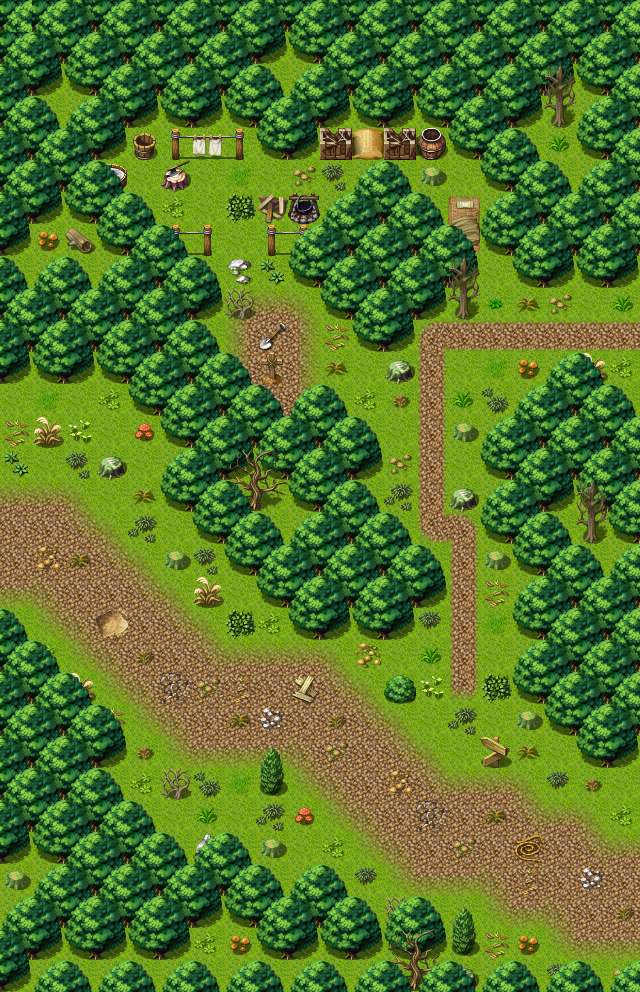

The image is a tile-based game level rendered from a .tmx file. Its description and source (layers, tilesets, objects; grid data summarised) follow:
An orthogonal 20x31 tile map with 32x32 px tiles, 3 tile layers (Ground, Objects, Above), 1 hidden layer not drawn, 17 tilesets and 15 objects (8x spawn, 3x mapchange, 2x sign, script, key).

<map version="1.0" orientation="orthogonal" width="20" height="31" tilewidth="32" tileheight="32">
    <properties>
        <property name="outdoors" value="1" />
    </properties>
    <tileset firstgid="1" name="map_6" tilewidth="32" tileheight="32">
        <image source="../drawable/map_6.png" />
    </tileset>
    <tileset firstgid="65" name="map_0" tilewidth="32" tileheight="32">
        <image source="../drawable/map_0.png" />
    </tileset>
    <tileset firstgid="129" name="map_19" tilewidth="32" tileheight="32">
        <image source="../drawable/map_19.png" />
    </tileset>
    <tileset firstgid="193" name="map_17" tilewidth="32" tileheight="32">
        <image source="../drawable/map_17.png" />
    </tileset>
    <tileset firstgid="257" name="map_5" tilewidth="32" tileheight="32">
        <image source="../drawable/map_5.png" />
    </tileset>
    <tileset firstgid="321" name="map_1" tilewidth="32" tileheight="32">
        <image source="../drawable/map_1.png" />
    </tileset>
    <tileset firstgid="385" name="map_16" tilewidth="32" tileheight="32">
        <image source="../drawable/map_16.png" />
    </tileset>
    <tileset firstgid="449" name="map_4" tilewidth="32" tileheight="32">
        <image source="../drawable/map_4.png" />
    </tileset>
    <tileset firstgid="513" name="map_2" tilewidth="32" tileheight="32">
        <image source="../drawable/map_2.png" />
    </tileset>
    <tileset firstgid="577" name="map_12" tilewidth="32" tileheight="32">
        <image source="../drawable/map_12.png" />
    </tileset>
    <tileset firstgid="641" name="map_10" tilewidth="32" tileheight="32">
        <image source="../drawable/map_10.png" />
    </tileset>
    <tileset firstgid="705" name="map_3" tilewidth="32" tileheight="32">
        <image source="../drawable/map_3.png" />
    </tileset>
    <tileset firstgid="769" name="map_7" tilewidth="32" tileheight="32">
        <image source="../drawable/map_7.png" />
    </tileset>
    <tileset firstgid="833" name="map_27" tilewidth="32" tileheight="32">
        <image source="../drawable/map_27.png" />
    </tileset>
    <tileset firstgid="897" name="map_26" tilewidth="32" tileheight="32">
        <image source="../drawable/map_26.png" />
    </tileset>
    <tileset firstgid="961" name="map_9" tilewidth="32" tileheight="32">
        <image source="../drawable/map_9.png" />
    </tileset>
    <tileset firstgid="1025" name="map_8" tilewidth="32" tileheight="32">
        <image source="../drawable/map_8.png" />
    </tileset>
    <layer name="Ground" width="20" height="31">
        <data>[620 cells, 620 non-empty, 2 distinct tile ids]</data>
    </layer>
    <layer name="Objects" width="20" height="31">
        <data>[620 cells, 534 non-empty, 72 distinct tile ids]</data>
    </layer>
    <layer name="Above" width="20" height="31">
        <data>[620 cells, 65 non-empty, 8 distinct tile ids]</data>
    </layer>
    <layer name="Walkable" width="20" height="31" visible="0">
        <data>[620 cells, 355 non-empty, 1 distinct tile ids]</data>
    </layer>
    <objectgroup name="Mapevents">
        <object name="west" type="mapchange" x="0" y="384" width="32" height="256">
            <properties>
                <property name="map" value="roadbeforecrossroads5" />
                <property name="place" value="east" />
            </properties>
        </object>
        <object name="east1" type="mapchange" x="608" y="768" width="32" height="224">
            <properties>
                <property name="map" value="roadbeforecrossroads7" />
                <property name="place" value="west" />
            </properties>
        </object>
        <object name="east2" type="mapchange" x="608" y="288" width="32" height="128">
            <properties>
                <property name="map" value="waytominingtown0" />
                <property name="place" value="west" />
            </properties>
        </object>
        <object name="sign_rbfcr6" type="sign" x="480" y="736" width="32" height="32" />
        <object name="sign_rbfcr6_grave1" type="sign" x="256" y="320" width="32" height="32" />
        <object name="brv_patrol_check_stop_hero" type="script" x="256" y="640" width="288" height="256">
            <properties>
                <property name="when" value="enter" />
            </properties>
        </object>
    </objectgroup>
    <objectgroup name="Spawn">
        <object name="forestserpent2" type="spawn" x="352" y="288" width="128" height="288">
            <properties>
                <property name="quantity" value="2" />
                <property name="spawngroup" value="forestserpent2" />
            </properties>
        </object>
        <object name="forestfox2" type="spawn" x="384" y="512" width="160" height="192">
            <properties>
                <property name="ignoreAreas" value="true" />
                <property name="quantity" value="2" />
                <property name="spawngroup" value="forestfox2" />
            </properties>
        </object>
        <object name="forestboar3" type="spawn" x="64" y="384" width="160" height="96">
            <properties>
                <property name="spawngroup" value="forestboar3" />
            </properties>
        </object>
        <object name="fox2" type="spawn" x="96" y="768" width="192" height="128">
            <properties>
                <property name="ignoreAreas" value="true" />
                <property name="spawngroup" value="fox2" />
            </properties>
        </object>
        <object name="agthor" type="spawn" x="128" y="160" width="32" height="32">
            <properties>
                <property name="spawngroup" value="agthor" />
            </properties>
        </object>
        <object name="forestfox2_1" type="spawn" x="416" y="288" width="160" height="128">
            <properties>
                <property name="quantity" value="2" />
                <property name="spawngroup" value="forestfox2" />
            </properties>
        </object>
        <object name="agthor_guard" type="spawn" x="224" y="160" width="32" height="32">
            <properties>
                <property name="spawngroup" value="agthor_guard" />
            </properties>
        </object>
        <object name="knights" type="spawn" x="224" y="608" width="352" height="352">
            <properties>
                <property name="active" value="false" />
                <property name="ignoreAreas" value="true" />
                <property name="quantity" value="6" />
                <property name="spawngroup" value="patrol_roaming" />
            </properties>
        </object>
    </objectgroup>
    <objectgroup name="Keys">
        <object name="stop_hero" type="key" x="224" y="608" width="352" height="352">
            <properties>
                <property name="phrase" value="brv_wait_patrol" />
                <property name="requireId" value="brv_nondisplay" />
                <property name="requireNegation" value="true" />
                <property name="requireType" value="questProgress" />
                <property name="requireValue" value="140" />
            </properties>
        </object>
    </objectgroup>
</map>
